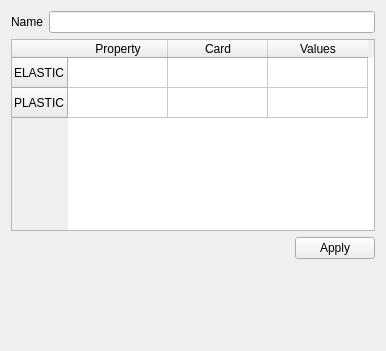
<?xml version="1.0" encoding="UTF-8"?>
<ui version="4.0">
 <class>SectionsCreate</class>
 <widget class="QWidget" name="SectionsCreatePanel">
  <property name="geometry">
   <rect>
    <x>0</x>
    <y>0</y>
    <width>386</width>
    <height>351</height>
   </rect>
  </property>
  <property name="windowTitle">
   <string>Form</string>
  </property>
  <layout class="QGridLayout" name="gridLayout">
   <item row="2" column="0">
    <layout class="QHBoxLayout" name="horizontalLayout_Button">
     <item>
      <spacer name="horizontalSpacer">
       <property name="orientation">
        <enum>Qt::Horizontal</enum>
       </property>
       <property name="sizeHint" stdset="0">
        <size>
         <width>40</width>
         <height>20</height>
        </size>
       </property>
      </spacer>
     </item>
     <item>
      <widget class="QPushButton" name="pbApply">
       <property name="text">
        <string>Apply</string>
       </property>
      </widget>
     </item>
    </layout>
   </item>
   <item row="0" column="0">
    <layout class="QHBoxLayout" name="horizontalLayout">
     <item>
      <widget class="QLabel" name="label">
       <property name="text">
        <string>Name</string>
       </property>
      </widget>
     </item>
     <item>
      <widget class="QLineEdit" name="lineEdit"/>
     </item>
    </layout>
   </item>
   <item row="3" column="0">
    <spacer name="verticalSpacer">
     <property name="orientation">
      <enum>Qt::Vertical</enum>
     </property>
     <property name="sizeHint" stdset="0">
      <size>
       <width>20</width>
       <height>40</height>
      </size>
     </property>
    </spacer>
   </item>
   <item row="1" column="0">
    <widget class="QTableWidget" name="tableWidget">
     <row>
      <property name="text">
       <string>ELASTIC</string>
      </property>
     </row>
     <row>
      <property name="text">
       <string>PLASTIC</string>
      </property>
     </row>
     <column>
      <property name="text">
       <string>Property</string>
      </property>
     </column>
     <column>
      <property name="text">
       <string>Card</string>
      </property>
     </column>
     <column>
      <property name="text">
       <string>Values</string>
      </property>
     </column>
     <item row="0" column="2">
      <property name="flags">
       <set>ItemIsSelectable|ItemIsEnabled</set>
      </property>
     </item>
     <item row="1" column="2">
      <property name="flags">
       <set>ItemIsSelectable|ItemIsEnabled</set>
      </property>
     </item>
    </widget>
   </item>
  </layout>
 </widget>
 <resources/>
 <connections/>
</ui>
